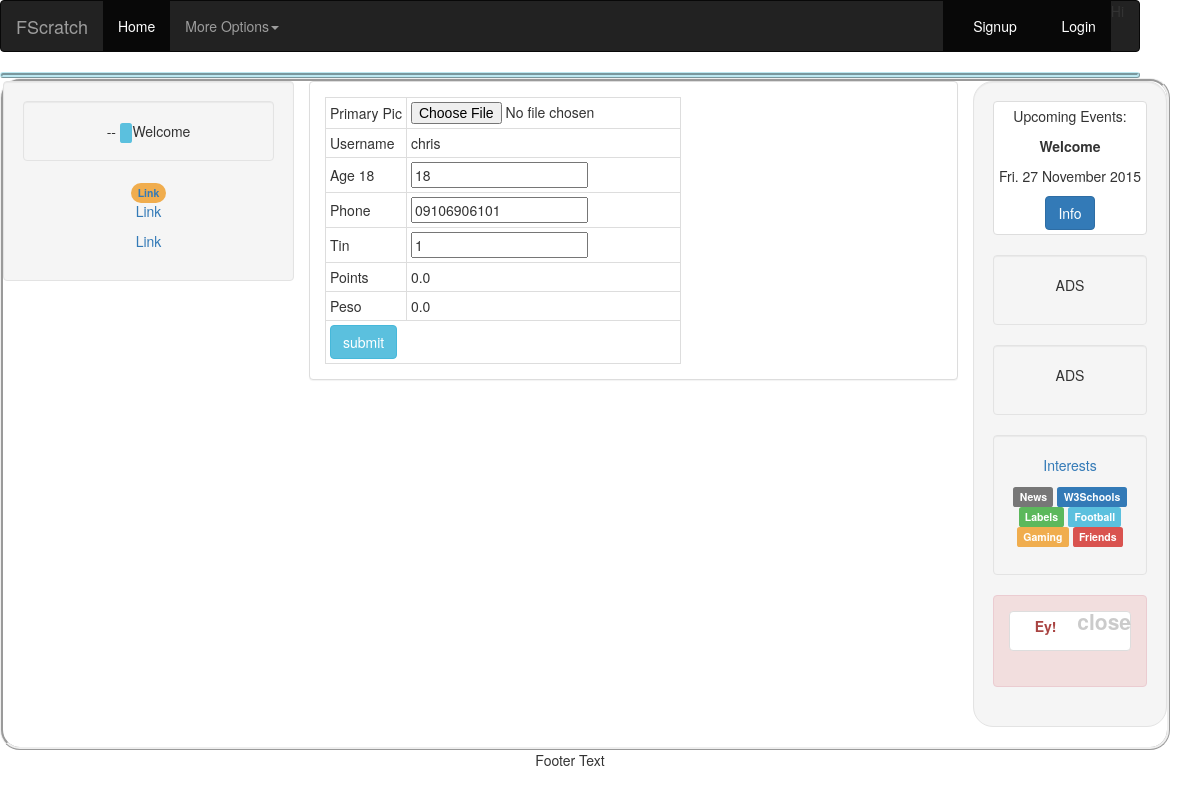
/up_profile/1, run on an earlier commit of the app's database.
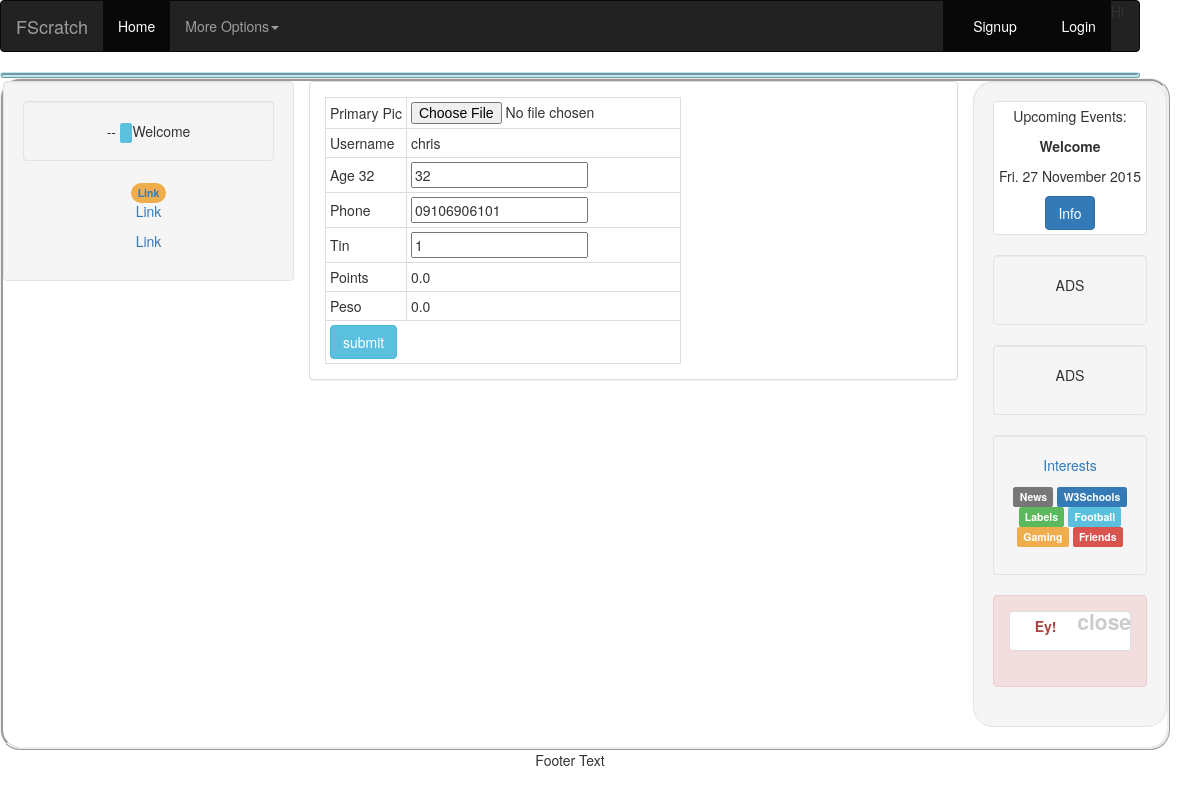
And on a later commit of the database.
### home/models.py (models this page shows)
class Members(models.Model):
	user_name = models.CharField(max_length=250)
	age = models.IntegerField(null=True, blank=True, default=18)
	phone = models.CharField(max_length=250)
	upline = models.CharField(max_length=250)
	tin = models.CharField(max_length=250)
	points = models.FloatField(null=True, blank=True, default=0.0)
	money = models.FloatField(null=True, blank=True, default=0.0)
	photos1 = models.ImageField(null=True, blank=True, upload_to='images/member/')

### home/views.py (the view)
# urls.py: path('up_profile/<int:memId>', views.up_profile, name='up_profile'),
def up_profile(request, memId):
	home = HomeViewModel()
	template = "update_profile.html"
	context = {
		'members' : home.get_profile_by_id(memId)
	}
	if request.method=='GET':
		return render(request, template, context)
	else:
		home.update_profile(request, memId)
		return redirect('articles:users_home')

### home/viewmodels.py (called while the page is built)
	def get_profile_by_id(self, memId):
		return Members.objects.get(id=memId)

### home/templates/update_profile.html (shortened to what this page needs)
{% include 'home/html/header.html'  %}
<form enctype = "multipart/form-data" method="POST">
<table border="0">
<tr>
<td class="thumbnail justify-col-left">Primary Pic</td><td class="thumbnail justify-col-right"><input type="file" name="photo" />  </td>
</tr>
<tr>
<td class="thumbnail justify-col-left">Username</td><td class="thumbnail justify-col-right">{{members.user_name}}</td>
</tr>
<tr>
<td class="thumbnail justify-col-left">Age {{members.age}}</td><td class="thumbnail justify-col-right"><input type="text" name="age" value="{{members.age}}"/> </td>
</tr>
<tr>
<td class="thumbnail justify-col-left">Phone</td><td class="thumbnail justify-col-right"><input type="text" name="phone" value="{{members.phone}}"/> </td>
<tr>
<td class="thumbnail justify-col-left">Tin</td><td class="thumbnail justify-col-right"><input type="text" name="tin" value="{{members.tin}}"/> </td>
</tr>
{% if request.user.username == "floter1" %}
<tr>
<td class="thumbnail justify-col-left">Points</td><td class="thumbnail justify-col-right"><input type="text" name="points" value="{{members.points}}"/> </td>
</tr>
<tr>
<td class="thumbnail justify-col-left">Peso</td><td class="thumbnail justify-col-right"><input type="text" name="money" value="{{members.money}}"/> </td>
</tr>
{% else %}
<tr>
<td class="thumbnail justify-col-left">Points</td><td class="thumbnail justify-col-right">{{members.points}}</td>
</tr>
<tr>
<td class="thumbnail justify-col-left">Peso</td><td class="thumbnail justify-col-right">{{members.money}}</td>
</tr>
{%endif%}
<tr>
<td class="thumbnail justify-col-left" colspan="100"><input class="btn btn-info" type="submit" value="submit"/></td>
</tr>
</table>
</form>
{% include 'home/html/footer.html'  %}

What changed in the data, as far as the page shows it:
changed Members "chris": age "18" → "32"
